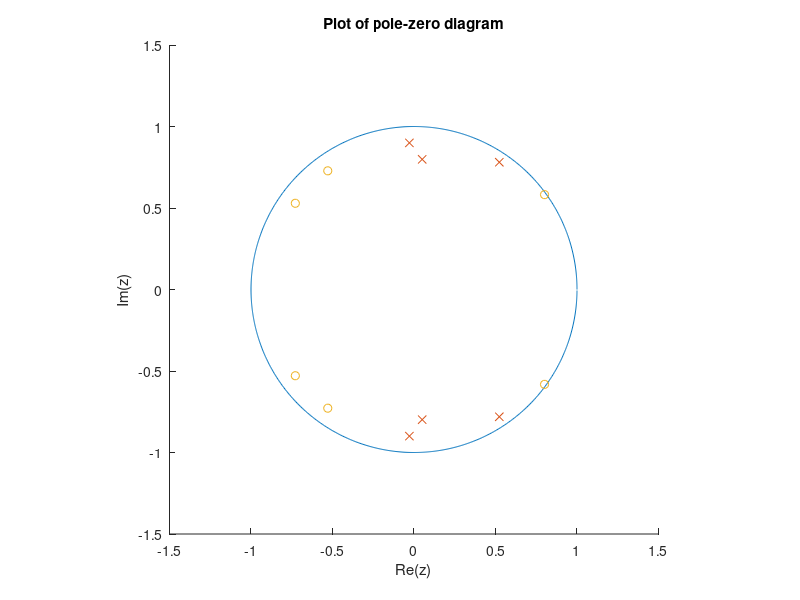
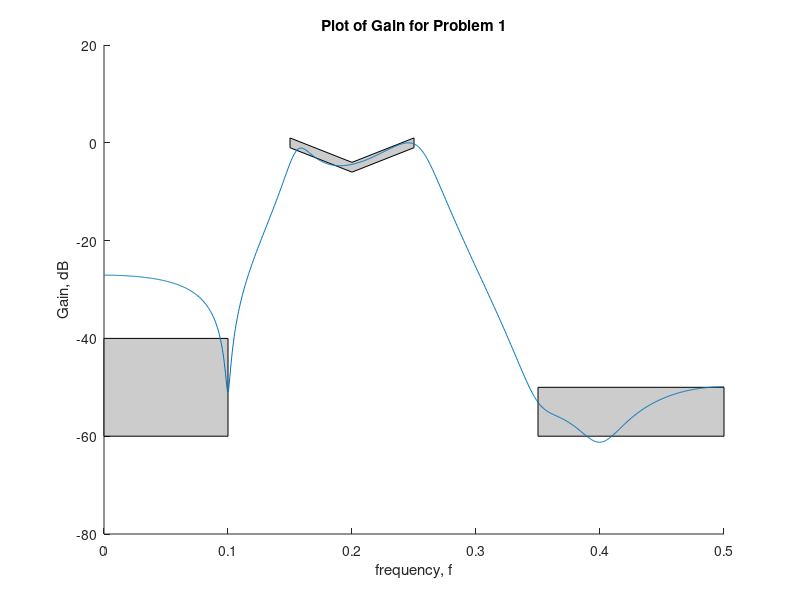

Write MATLAB code to recreate these figures, in order.
%% Problem 1
% I got most of this code from the lab 3 briefing with Hummels.
N=1001;
w=2*pi*[0:N-1]/N;
z = exp(1i*w);

% what poles do we want the first number is the magnitude
% Number of poles = number of zeros
% 0.30 is the frequency and [-1,1] is for the conjugate pair
iir_poles = [
        0.94 * exp(1i*2*pi*0.156 * [-1,1]),...
        0.9 * exp(1i*2*pi*0.255 * [-1,1]),...
        0.8 * exp(1i*2*pi*0.24 * [-1,1])
        
];

% same structure as the poles but with zeros
iir_zeros = [
        0.99 * exp(1i* 2 * pi * 0.1 * [-1,1]),...
        0.9 * exp(1i* 2 * pi * 0.35 * [-1,1]),...
        0.9 * exp(1i* 2 * pi * 0.4 * [-1,1])
        
];

% getting the plot for pole-zero diagram
figure(1);
hold on
plot(z)
plot(real(iir_poles), imag(iir_poles),'x')
plot(real(iir_zeros), imag(iir_zeros),'o')
title("Plot of pole-zero diagram");
xlabel("Re(z)");
ylabel("Im(z)");
axis square
axis([-1.5 1.5 -1.5 1.5])
hold off

% calculating the gain
den = poly(iir_poles);
num = poly(iir_zeros);
f = linspace(0,0.5,N);
w = 2 * pi *f;
z = exp(1i * w);
figure(2);
Hz = abs(polyval(num,z) ./ polyval(den, z));
% scaling to get DC gain of 1
Hz_Dc = (1/max(Hz)) .* Hz;

% num gives the coef and so does den
% patch 
%plot in dB
Hdb = 20*log10(Hz_Dc);
figure(2);
hold on;
patch([0 .1 .1 0], [-60, -60, -40, -40], 0.8*[1, 1, 1])
patch([.35 .5 .5 .35], [-60, -60, -50, -50], 0.8*[1, 1, 1])
patch([.15 .2 .25 .25 .2 .15], [-1, -6, -1, 1, -4, 1], 0.8*[1,1,1])
plot(f,Hdb);
title("Plot of Gain for Problem 1");
xlabel("frequency, f");
ylabel("Gain, dB");
hold off;

% % This is to print the coefficients this came from Nates file
% % g is gain
% g = Hz_Dc;
% %iir_poles = iir_poles';
% % Create a and b coefficients using zp2sos
% [sos, k] = zp2sos(iir_zeros, iir_poles, g, 'up', 'inf');
% 
% % Make the coefficients usable in c
% a = sos(:, end-1:end);
% b = sos(:, 1:3);
% 
% % Combine coefficient matrices
% h = [b, a];
% disp(k)
% 
% disp("float biquad_coefs[] = {")
% 
% for i = 1:length(h(:,1))-1
%     fprintf("%g, %g, %g, %g, %g,\n", h(i,:));
%     
% end
% 
% fprintf("%g, %g, %g, %g, %g};\n", h(end,:));